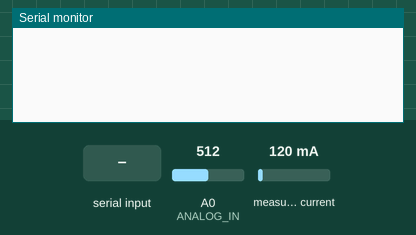
The sketch below on a simulated ESP8266 (NodeMCU). Shown: the last lines printed to the serial monitor. The inputs (shaded band) are chosen by the test bench; at power-on: measured current 120 mA, A0 (ANALOG_IN) = 512.

Above: at 1.2 s.
1.3 s: "y" received over Serial
At 2.1 s:
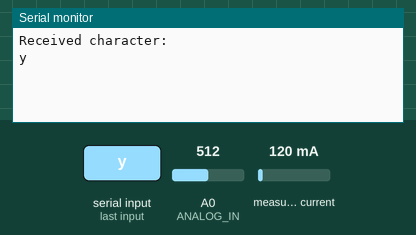
2.8 s: measured current set to 40 mA
At 4.1 s:
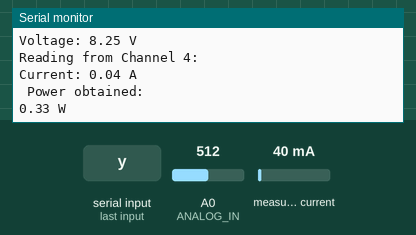
4.3 s: A0 (ANALOG_IN) set to 716
At 5.2 s:
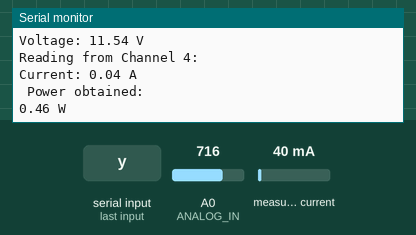
5.8 s: measured current set to 500 mA
At 7.1 s:
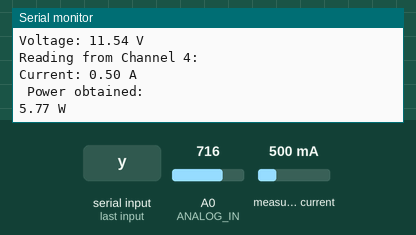
7.3 s: A0 (ANALOG_IN) set to 900
At 8.4 s:
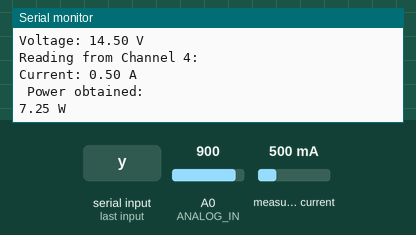
Timing chart, 0 to 9.8 s (numbered marks = the images above; inputs shaded):
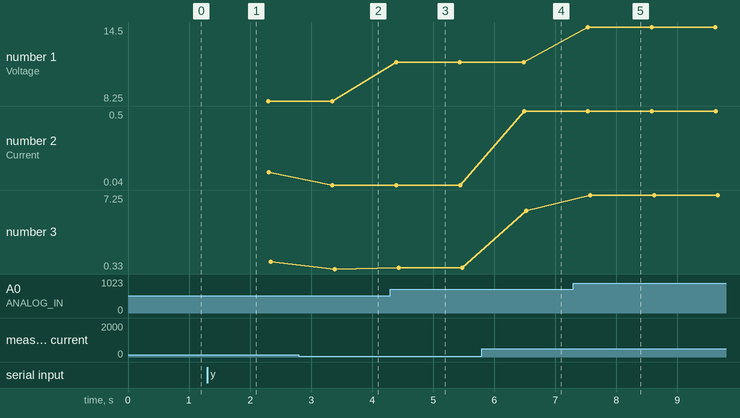

Measured:
- after the input at 1.3 s, the serial monitor: prints a new line at once (image 1)
- after the input at 2.8 s, the serial monitor: prints a new line after 0.55 s (image 2)
- after the input at 4.3 s, the serial monitor: prints a new line after 0.09 s (image 3)
- after the input at 5.8 s, the serial monitor: prints a new line after 0.69 s (image 4)
- after the input at 7.3 s, the serial monitor: prints a new line after 0.23 s (image 5)
- plotted number 1: 8.25 → 11.54 after the input at 4.3 s, 11.54 → 14.5 after the input at 7.3 s
- plotted number 2: 0.12 → 0.04 after the input at 2.8 s, 0.04 → 0.5 after the input at 5.8 s
- plotted number 3: 0.99 → 0.33 after the input at 2.8 s, 0.33 → 0.46 after the input at 4.3 s, 0.46 → 5.77 after the input at 5.8 s, 5.77 → 7.25 after the input at 7.3 s

The sketch:

getAveragePower.ino
```cpp
#include <ACS712.h>

#define ANALOG_IN   A0
#define RESISTOR_1  30000.0 // ohm
#define RESISTOR_2  7500.0  // ohm

#define REFERENCE_VOLT  3.3
#define ADC_SCALE       1024.0

// Definition of Mux
#define S0    D6
#define S1    D5
#define S2    D4

#define ACS712_MUX_CHANNEL  4
#define VOLTAGE_SENSOR_MUX_CHANNEL  6


// Variable for Mux
int outS0 = 0;
int outS1 = 0;
int outS2 = 0;

int zero = 0; // offset ADC val
int noOfSampling = 300;

float averageVolt=0;
float averageCurrent=0;
float averagePower=0;

// Offset obtained after running the main loop once
// when there is no current and voltage
float voltageOffset;
float currentOffset;

ACS712 sensor(ACS712_05B, A0);
/*
 * @desc: Setup the I/Os for selector of mux
 */
void muxInIt(int s0_pin, int s1_pin, int s2_pin){
  pinMode(s0_pin, OUTPUT);
  pinMode(s1_pin, OUTPUT);
  pinMode(s2_pin, OUTPUT);
}

/*
 * @desc: Select the analog input channel of Mux
 * @param: Number of analog channel
 */
void selectMuxChannel(int channel){
  // Get the bit to write on individual digital output
  // Eg
  // Channel 1 = (b001)&1  = 1 (Write 1 to S0)
  //           = (b001 >> 1 = bx00)&1 = 0 (Write 0 to S1)
  //           = (b001 >> 2 = bxx0)&1 = 0 (Write 0 to S2)
  outS0 = channel & 0x1;
  outS1 = (channel >> 1) & 0x1;
  outS2 = (channel >> 2) & 0x1;


  digitalWrite(S0, outS0);
  digitalWrite(S1, outS1);
  digitalWrite(S2, outS2);
  }

/*
 * @desc: Get voltage reading from sensor
 */
float getVoltageDC(){
  int adcVal = analogRead(ANALOG_IN);
  float vout = (adcVal *REFERENCE_VOLT)/ADC_SCALE;
  float voltage = vout/ (RESISTOR_2/ (RESISTOR_1 + RESISTOR_2));
  return voltage;
  }

/*
 * @desc: Calculate the offset voltage when there's no voltage
 */
float getVoltageOffset(){
  float averageVoltage = 0;
  // Get the average current
  selectMuxChannel(VOLTAGE_SENSOR_MUX_CHANNEL); // Read voltage sensor analog reading
  for(int i =0; i<noOfSampling;i++){
    delay(50);
    averageVoltage = averageVoltage + getVoltageDC();
  }
  averageVoltage = averageVoltage / noOfSampling;
  return averageVoltage;
  }

/*
 * @desc: Calculate the offset current when there's no current
 */
float getCurrentOffset(){
  float averageCurrent = 0;
  // Get the average current
  selectMuxChannel(ACS712_MUX_CHANNEL); // Read current sensor analog reading
  for(int i =0; i<noOfSampling;i++){
    delay(50);
    averageCurrent = averageCurrent + sensor.getCurrentDC();
  }
  averageCurrent = averageCurrent / noOfSampling;
  return averageCurrent;
  }

/*
 * @desc:get user input character from serial monitor
 * @retval: return character input by user
 */
char getCharFromSerialMonitor() {
  if (Serial.available() > 0) {
    char receivedChar = Serial.read();
    Serial.println("\nReceived character: ");
    Serial.print(receivedChar);
    return receivedChar;
  }
  else
    return '\0';
}

void setup() {
  // put your setup code here, to run once:
  Serial.begin(9600);
  muxInIt(S0, S1, S2);
  pinMode(A0, INPUT);

  // Make sure sensors are disconnected
  selectMuxChannel(ACS712_MUX_CHANNEL);
  sensor.setVoltageReference(3.3);
  zero = sensor.calibrate();

  // Obatin the offset voltage and current
  // when there's no power source
  //voltageOffset = getVoltageOffset();
  //currentOffset = getCurrentOffset();
  voltageOffset = 0;
  currentOffset = 0;
  //Serial.println("\nVoltage Offset: ");
  //Serial.print(voltageOffset);
  //Serial.println("\nCurrent Offset: ");
  //Serial.print(currentOffset);


}

void loop() {
 // delay(10000);
  // put your main code here, to run repeatedly:

  if(getCharFromSerialMonitor() == 'y'){
    for(int i =0; i<noOfSampling;i++){
    delay(1000);
    selectMuxChannel(VOLTAGE_SENSOR_MUX_CHANNEL);
    Serial.println("\nReading from Channel 6:");
    Serial.print("Voltage: ");
    float volt = getVoltageDC()-voltageOffset;
    averageVolt = averageVolt + volt;
    Serial.print(volt);
    Serial.print(" V");

    selectMuxChannel(ACS712_MUX_CHANNEL);
    Serial.println("\nReading from Channel 4:");
    Serial.print("Current: ");
    float current = sensor.getCurrentDC()-currentOffset;
    averageCurrent = averageCurrent + current;
    Serial.print(current);
    Serial.print(" A");

    Serial.println("\n Power obtained: ");
    float pwr = volt * current;
    Serial.print(pwr);
    averagePower = averagePower + pwr;
    Serial.print(" W");
    }
    Serial.println("\n Average voltage:");
    Serial.print(averageVolt/noOfSampling);
    Serial.print(" V");

    Serial.println("\n Average current:");
    Serial.print(averageCurrent/noOfSampling);
    Serial.print(" A");
    Serial.println("\n Average power:");
    Serial.print(averagePower/noOfSampling);
    Serial.print(" W");
    }
}
```
